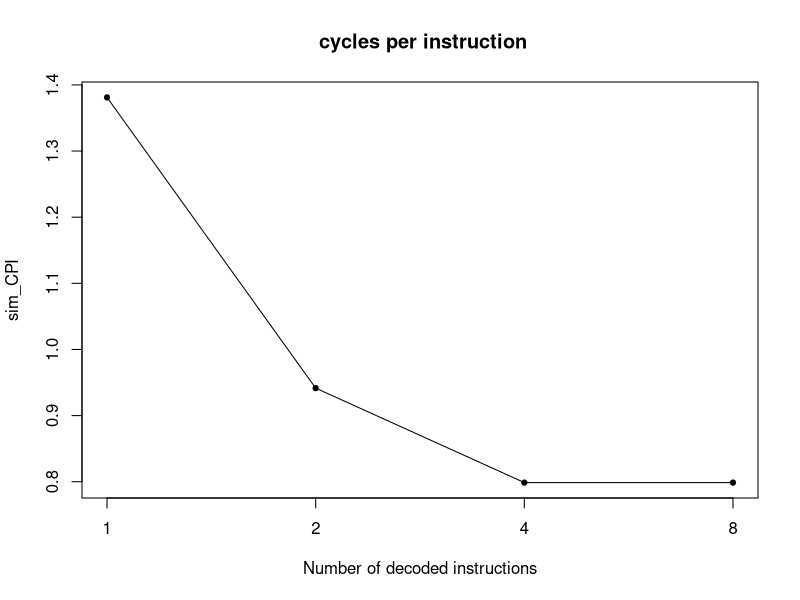
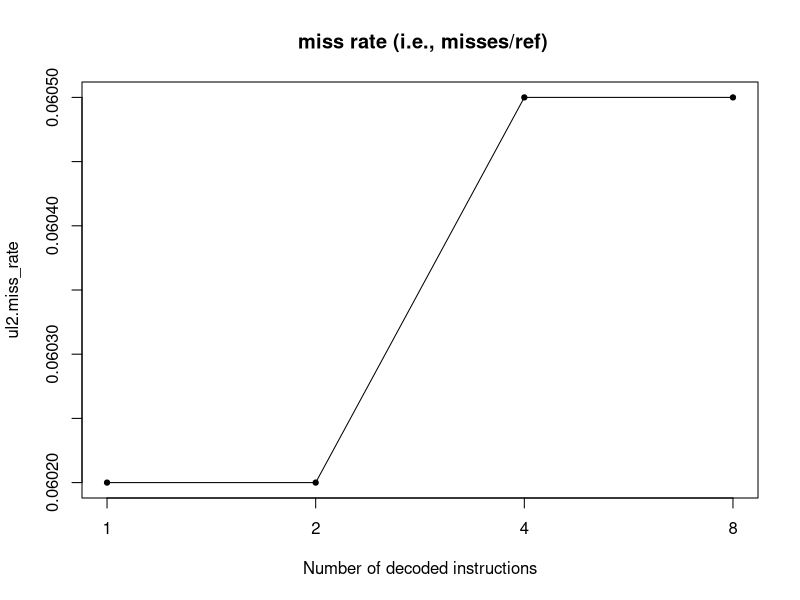
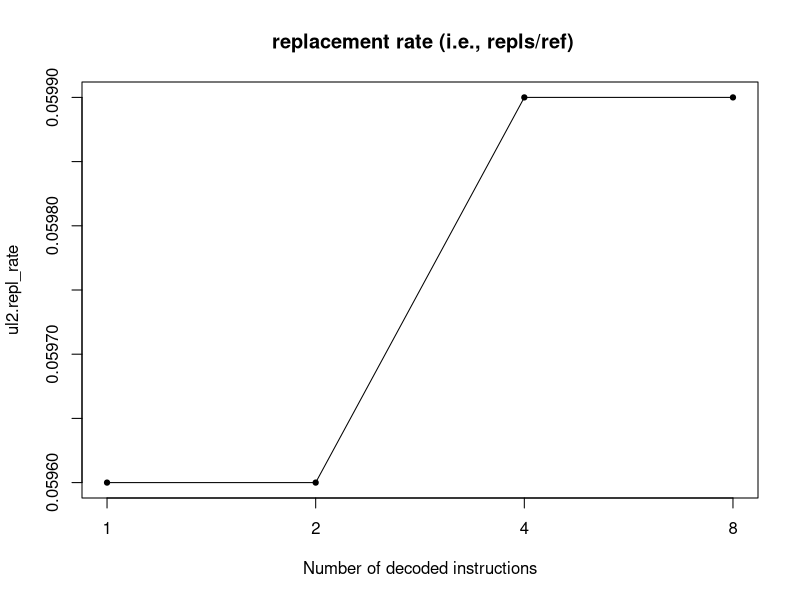
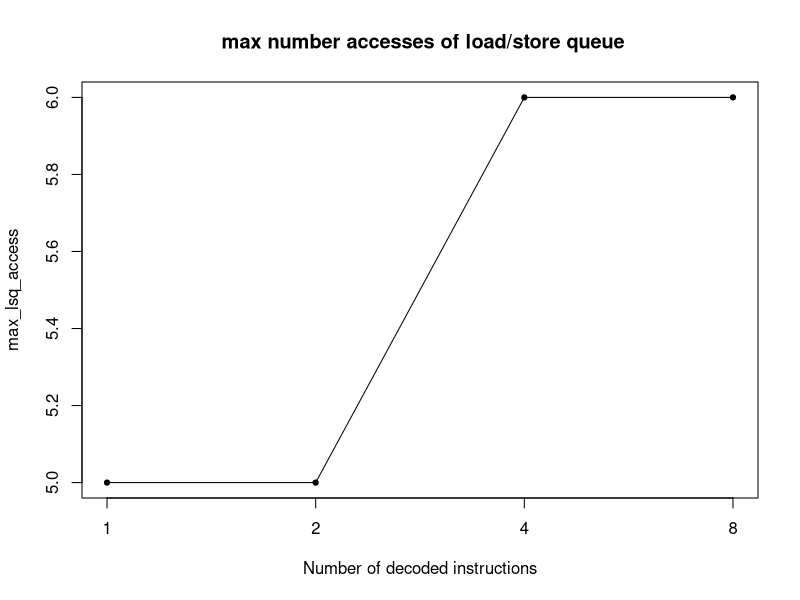
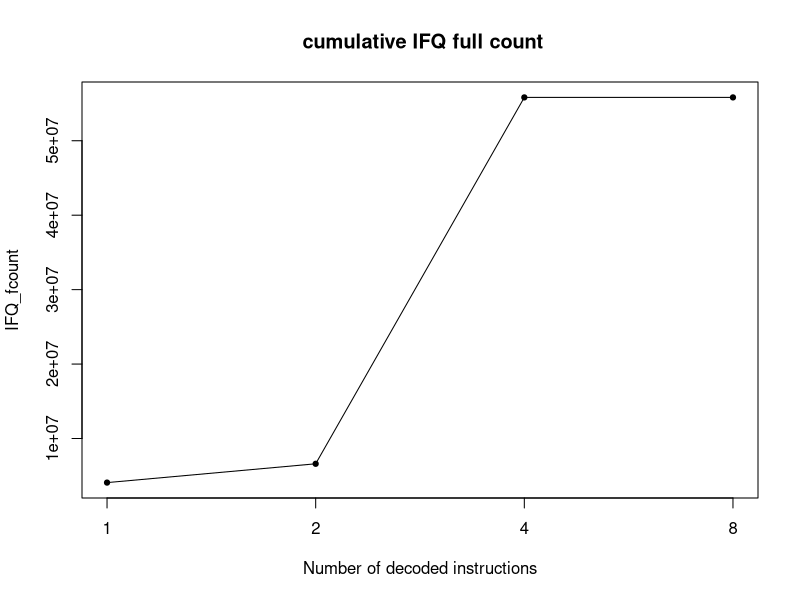
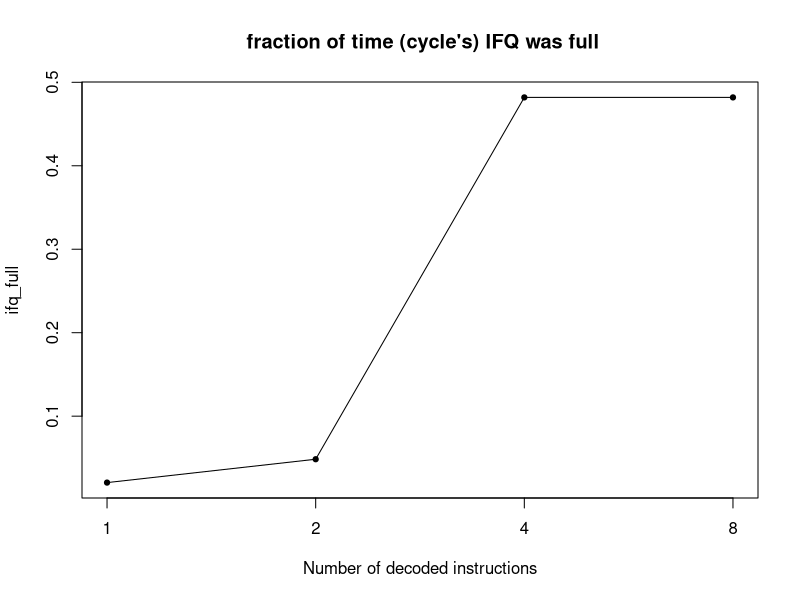
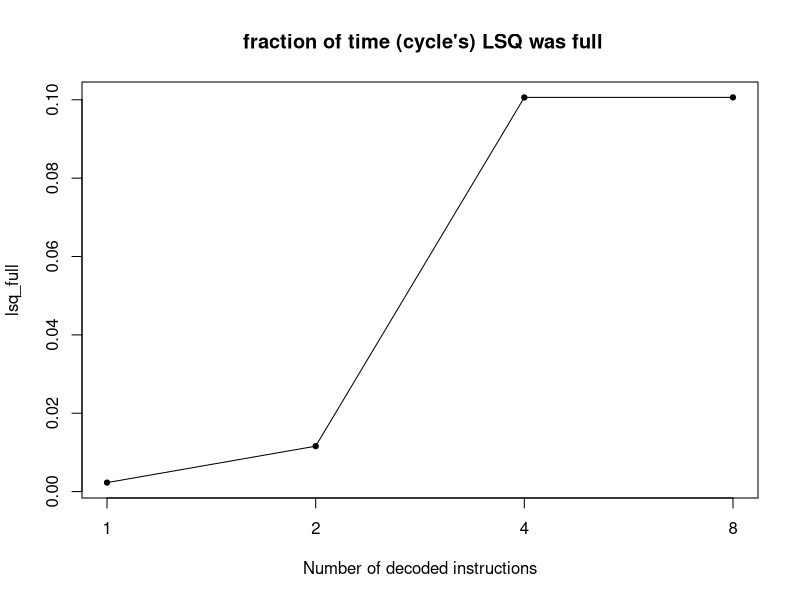
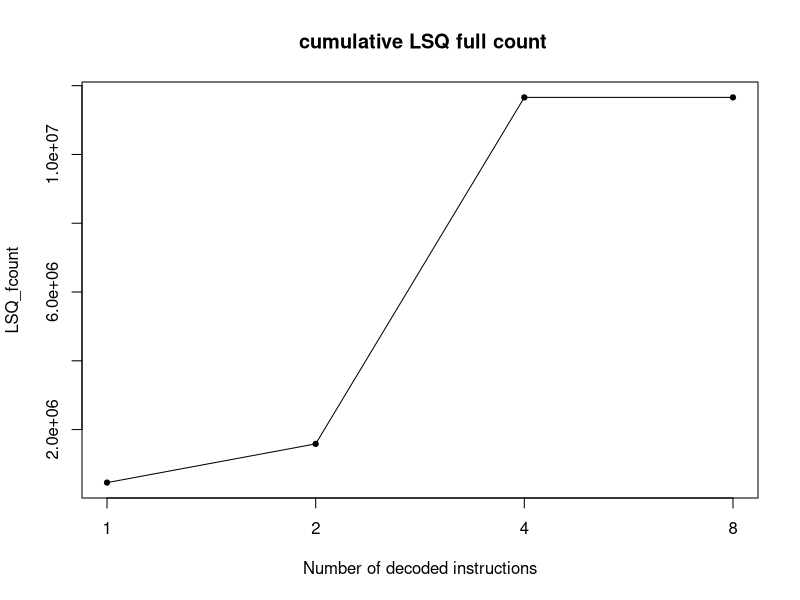

Write R code to recreate these figures, in order.
start <- 219
top <- 20
xlab <- "Number of decoded instructions"

data <- readLines("Results/results_D1.txt") 
data <- data[start:length(data) - 1]
n <- length(data)
empty <- rep(0, n)
results <- data.frame(metric = empty, C1 = empty)
for(i in 1:n){
  result <- strsplit(strsplit(data[i], "#")[[1]][1], "\\s+")[[1]]
  results[i,1] <- result[1]
  results[i,2] <- as.numeric(result[2])
}
data <- readLines("Results/results_D2.txt") 
data <- data[start:length(data) - 1]
results$C2 <- empty
for(i in 1:n){
  result <- strsplit(strsplit(data[i], "#")[[1]][1], "\\s+")[[1]]
  results[i,3] <- as.numeric(result[2])
}
data <- readLines("Results/results_D4.txt") 
data <- data[start:length(data) - 1]
results$C4 <- empty
for(i in 1:n){
  result <- strsplit(strsplit(data[i], "#")[[1]][1], "\\s+")[[1]]
  results[i,4] <- as.numeric(result[2])
}
data <- readLines("Results/results_D8.txt") 
data <- data[start:length(data) - 1]
results$C8 <- empty
results$desc <- empty
for(i in 1:n){
  result <- strsplit(strsplit(data[i], "#")[[1]][1], "\\s+")[[1]]
  results[i,5] <- as.numeric(result[2])
  results[i,6] <- strsplit(data[i], "#")[[1]][2]
}

plot(1:4,results[15,2:5],type='l',axes=F,ylab=results[15,1]
     ,main=results[15,6]
     ,xlab=xlab)
points(1:4,results[15,2:5],cex=0.7,pch=21,bg=1)
box()
axis(1,at=1:4,labels=c(1,2,4,8))
axis(2)

results$min <- apply(results[,2:5],1,min)
results$max <- apply(results[,2:5],1,max)
results$range <- results$max - results$min
results$sd <- apply(results[,2:5],1,sd)
results$index <- results$sd / results$range

results <- results[with(results,order(-index)),]
write.csv(results,'Results/metrics_D.csv',row.names = F)
results <- results[1:top,1:6]

for(i in 1:top){
  plot(1:4,results[i,2:5],type='l',axes=F,ylab=results[i,1]
       ,main=results[i,6]
       ,xlab=xlab)
  box()
  axis(1,at=1:4,labels=c(1,2,4,8))
  axis(2)
  points(1:4,results[i,2:5],cex=0.7,pch=21,bg=1)
}